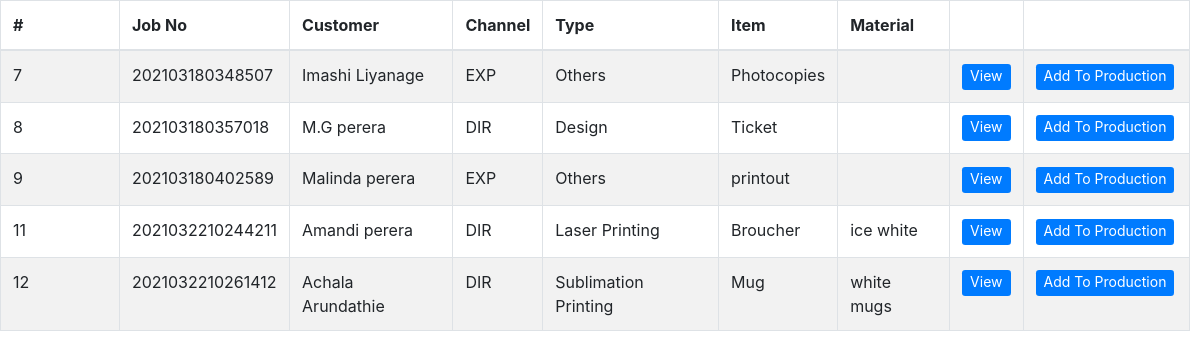
Page /tables/design_table.php (signed in) on the committed database.
### tables this page shows
CREATE TABLE `jobs` (
  `id` int(11) NOT NULL,
  `job_no` varchar(100) NOT NULL,
  `customer` varchar(400) NOT NULL,
  `channel` varchar(100) NOT NULL,
  `job_type` varchar(100) NOT NULL,
  `product` varchar(100) NOT NULL,
  `category` varchar(100) NOT NULL,
  `material` varchar(64) NOT NULL,
  `size` varchar(50) NOT NULL,
  `bind` varchar(50) NOT NULL,
  `colour` text NOT NULL,
  `user_description` varchar(250) NOT NULL,
  `date` date NOT NULL,
  `quantity` decimal(10,2) NOT NULL,
  `unit_price` decimal(10,2) NOT NULL,
  `budget` decimal(10,2) NOT NULL,
  `discount` decimal(10,2) NOT NULL DEFAULT '0.00',
  `discounted` decimal(10,2) NOT NULL,
  `ad_pay_amount` decimal(10,2) NOT NULL,
  `rest` decimal(10,2) NOT NULL,
  `admin_description` varchar(250) NOT NULL,
  `state` enum('request','design','production','reject','QA','complete','dispatch') NOT NULL,
  `accepted_by` varchar(100) NOT NULL,
  `designed_by` varchar(150) NOT NULL,
  `production_by` varchar(150) NOT NULL,
  `checked_by` varchar(100) NOT NULL,
  `failed_reason` varchar(255) NOT NULL,
  `cash` decimal(10,2) NOT NULL,
  `change_amt` decimal(10,2) NOT NULL,
  `payment` decimal(10,2) NOT NULL,
  `dispatch_day` varchar(100) NOT NULL,
  `dispatch_year` varchar(10) NOT NULL,
  `dispatch_month` varchar(10) NOT NULL,
  `dispatched_by` varchar(150) NOT NULL
);

### tables/design_table.php (the view, shortened to what this page needs)
<!DOCTYPE html>
<html>
<head>
</head>
<body>
      <?php
       require '../include/config.php';
       $view_status ="design";
       $user = $_SESSION['email'];
       $qry = mysqli_query($conn ,"SELECT level FROM signup WHERE email='$user'");
       $data = mysqli_fetch_array($qry);
       $level= $data['level'];
      if(isset($_POST["query"])){
          if($level==3){
              $query = "SELECT * FROM jobs WHERE state='$view_status' AND designed_by='$user' ";
          }else{
              $query = "SELECT * FROM jobs WHERE state='$view_status'";
          }
      }else{
         if($level==3){
              $query = "SELECT * FROM jobs WHERE state='$view_status' AND designed_by='$user' ";
          }else{
            $query = "SELECT * FROM jobs WHERE state='$view_status'";
          }
      }
      $result = mysqli_query($conn ,$query);
      if(mysqli_num_rows($result)>0)
      {
        ?>
<div class="tablealign">
 <?php include('../include/head.php'); ?>
  <table id="example" class="table table-striped table-bordered" style="width:100%">
   <thead>
    <tr>
     <th>#</th>
     <th>Job No</th>
     <th>Customer</th>
     <th>Channel</th>
     <th>Type</th>
     <th>Item</th>
     <th>Material</th>
     <th></th>
     <th style="width: 14%;"></th>
    </tr>
   </thead>
   <tbody>
   <?php
   while($row = mysqli_fetch_array($result))
   {
    echo '
    <tr>
     <td style="width: 10%;">'.$row["id"].'</td>
     <td>'.$row["job_no"].'</td>
     <td>'.$row["customer"].'</td>
     <td>'.$row["channel"].'</td>
     <td>'.$row["job_type"].'</td>
     <td>'.$row["product"].'</td>
     <td>'.$row["material"].'</td>
     <td><button type="button" id="'.$row["id"].'" name="'.$row["id"].'" class="btn btn-primary btn-sm view_data" data-toggle="modal" data-target="#myModaldesign" style="border: 0px; color: #ffffff; font-size: 14px; padding-top: 1px;">View</button></td>';
        echo  '<td><button type="button" onclick="addproduction('.$row["id"].')" class="btn btn-primary btn-sm" style="border: 0px; color: #ffffff; font-size: 14px; padding-top: 1px;">Add To Production</button></td>';
    echo '</tr>';
   }
   ?>
   </tbody>
  </table>
</div>
   <?php
  }
  else
  {
   echo 'Data Not Found';
  }
  ?>
  </body>
  </html>

### include/head.php (shortened to what this page needs)
<link href="../vendor/bootstrap/css/bootstrap.min.css" rel="stylesheet">
<link href="../vendor/font-awesome/css/font-awesome.min.css" rel="stylesheet" type="text/css">
<link href="../vendor/datatables/dataTables.bootstrap4.css" rel="stylesheet">
<link href="../css/sb-admin.css" rel="stylesheet">
<link href="../css/main.css" rel="stylesheet">

### css/sb-admin.css (style rules this page uses)
html { position: relative; min-height: 100%; }
body { overflow-x: hidden; }

### tables/design_table.php (style rules this page uses)
.tablealign { margin-right: 10px; }

### rows in the picture
jobs: id "7", job_no "202103180348507", customer "Imashi Liyanage", channel "EXP", job_type "Others", product "Photocopies"
jobs: id "8", job_no "202103180357018", customer "M.G perera", channel "DIR", job_type "Design", product "Ticket"
jobs: id "9", job_no "202103180402589", customer "Malinda perera", channel "EXP", job_type "Others", product "printout"
jobs: id "11", job_no "2021032210244211", customer "Amandi perera", channel "DIR", job_type "Laser Printing", product "Broucher", material "ice white"
jobs: id "12", job_no "2021032210261412", customer "Achala Arundathie", channel "DIR", job_type "Sublimation Printing", product "Mug", material "white mugs"
